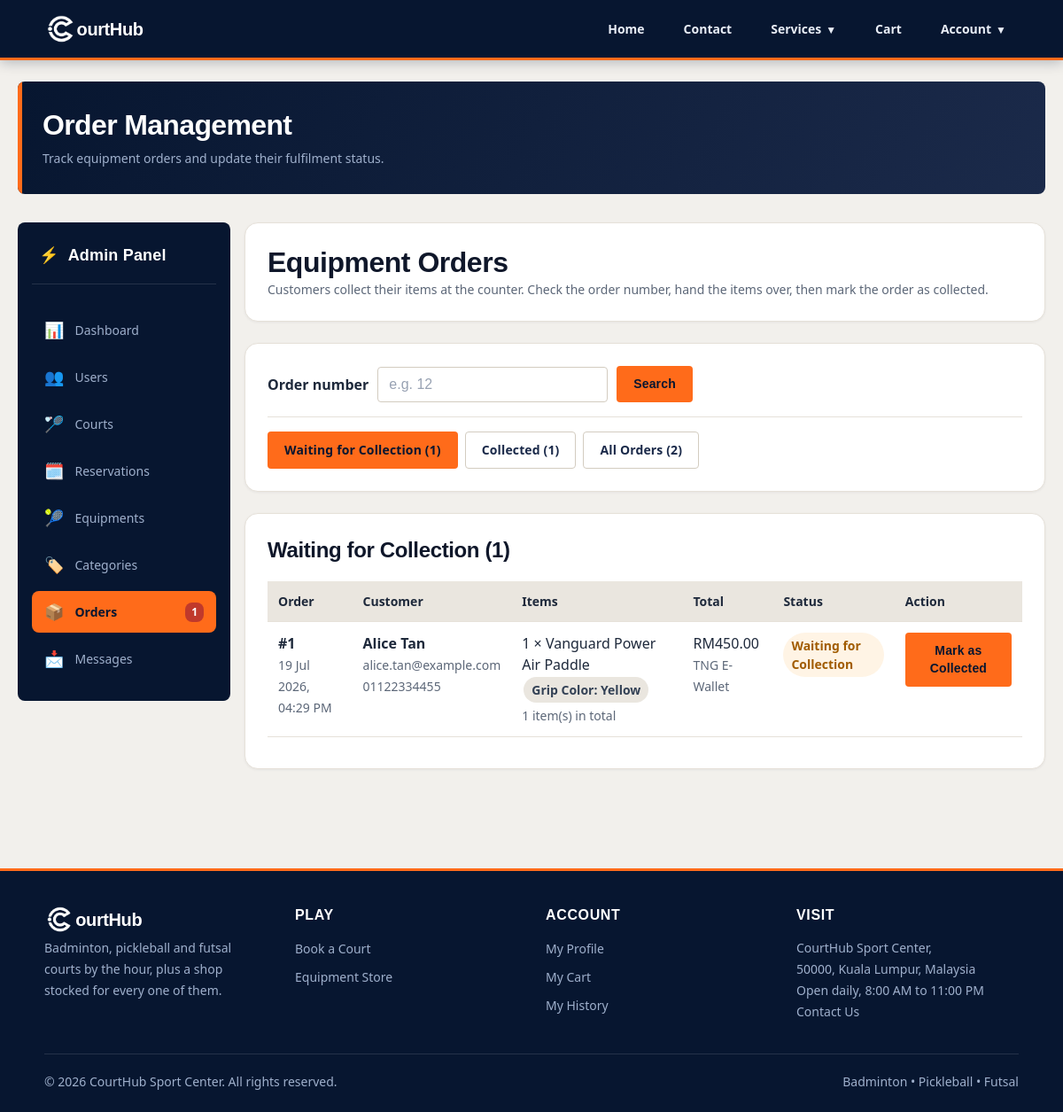
The app's page /admin/orders.php (signed in) with its own data.
### tables this page shows
CREATE TABLE equipment_orders (
    equipment_order_id INT AUTO_INCREMENT PRIMARY KEY,
    user_id             INT NOT NULL,
    total_amount        DECIMAL(8,2) NOT NULL,
    payment_method      ENUM('tng_ewallet', 'credit_debit_card') NOT NULL,
    payment_status      ENUM('paid', 'failed') NOT NULL DEFAULT 'paid',
    order_status        ENUM('pending', 'completed') NOT NULL DEFAULT 'pending',
    transaction_ref     VARCHAR(50),
    created_at          TIMESTAMP DEFAULT CURRENT_TIMESTAMP,
    collected_at        DATETIME NULL,            

    FOREIGN KEY (user_id) REFERENCES users(user_id) ON DELETE CASCADE,

     
     
    INDEX idx_equipment_order_status (order_status)
);

CREATE TABLE users (
    user_id         INT AUTO_INCREMENT PRIMARY KEY,
    full_name       VARCHAR(100) NOT NULL,
    email           VARCHAR(100) NOT NULL UNIQUE,
    password_hash   VARCHAR(255) NOT NULL,
    phone           VARCHAR(20),
    role            ENUM('customer', 'admin') NOT NULL DEFAULT 'customer',
    created_at      TIMESTAMP DEFAULT CURRENT_TIMESTAMP
);

CREATE TABLE equipment_order_items (
    order_item_id       INT AUTO_INCREMENT PRIMARY KEY,
    equipment_order_id   INT NOT NULL,
    equipment_id         INT NULL,
    variant_id           INT NULL,
    quantity             INT NOT NULL,
    price_at_purchase    DECIMAL(8,2) NOT NULL,
    selected_options     JSON,

    FOREIGN KEY (equipment_order_id) REFERENCES equipment_orders(equipment_order_id) ON DELETE CASCADE,
    FOREIGN KEY (equipment_id)       REFERENCES equipment(equipment_id) ON DELETE SET NULL,
    FOREIGN KEY (variant_id)         REFERENCES equipment_variants(variant_id) ON DELETE SET NULL
);

CREATE TABLE equipment (
    equipment_id    INT AUTO_INCREMENT PRIMARY KEY,
    name            VARCHAR(150) NOT NULL,
    sport_type_id   INT NOT NULL,
    category_id     INT,
    category        VARCHAR(50) NOT NULL,      
    brand           VARCHAR(50),
    price           DECIMAL(8,2) NOT NULL,
    description     TEXT,
    image_url       VARCHAR(255),
    status          ENUM('active', 'discontinued') NOT NULL DEFAULT 'active',
    created_at      TIMESTAMP DEFAULT CURRENT_TIMESTAMP,

    FOREIGN KEY (sport_type_id) REFERENCES sport_types(sport_type_id),
    FOREIGN KEY (category_id)   REFERENCES categories(category_id),

     
     
    INDEX idx_equipment_category (category_id),
    INDEX idx_equipment_sport (sport_type_id),
    INDEX idx_equipment_status (status)
);

### config/functions.php (called while the page is built, shortened)
<?php
function h($string) {
    return htmlspecialchars($string ?? '', ENT_QUOTES, 'UTF-8');
}
function appBasePath() {
    static $base_path = null;
    if ($base_path !== null) {
        return $base_path;
    }
    $document_root = realpath($_SERVER['DOCUMENT_ROOT'] ?? '');
    $app_root = realpath(__DIR__ . '/..');
    if ($document_root && $app_root && substr(strtolower($app_root), 0, strlen(strtolower($document_root))) === strtolower($document_root)) {
        $relative = substr($app_root, strlen($document_root));
        $base_path = str_replace('\\', '/', $relative);
        $base_path = $base_path === '/' ? '' : rtrim($base_path, '/');
    } else {
        $base_path = '';
    }
    return $base_path;
}
function app_url($path = '') {
    $path = '/' . ltrim($path, '/');
    return appBasePath() . ($path === '/' ? '' : $path);
}
function money($amount) {
    return 'RM' . number_format((float)$amount, 2);
}
function paymentMethodLabel($method) {
    if ($method === 'tng_ewallet') {
        return 'TNG E-Wallet';
    }
    return $method;
}
    ?>
    <?php
function bindParams($stmt, $types, $params) {
    $refs = [];
    foreach ($params as $key => $value) {
        $refs[$key] = &$params[$key];
    }
    array_unshift($refs, $types);
    call_user_func_array([$stmt, 'bind_param'], $refs);
}

### config/cart_functions.php (called while the page is built, shortened)
<?php
function equipmentOrderStatusLabel($status) {
    $labels = [
        'pending'   => 'Waiting for Collection',
        'completed' => 'Collected',
    ];
    return $labels[$status] ?? $status;
}
function getEquipmentOrdersForAdmin($conn, $status = 'all') {
    $where = "eo.payment_status = 'paid'";
    $types = '';
    $params = [];
    if ($status === 'pending' || $status === 'completed') {
        $where .= " AND eo.order_status = ?";
        $types = 's';
        $params[] = $status;
    }
    return fetchAdminEquipmentOrders($conn, $where, $types, $params);
}
function fetchAdminEquipmentOrders($conn, $where, $types, $params) {
    $orders = [];
    $stmt = $conn->prepare(
        "SELECT eo.equipment_order_id, eo.total_amount, eo.payment_method,
                eo.payment_status, eo.order_status, eo.collected_at,
                eo.transaction_ref, eo.created_at,
                u.full_name, u.email, u.phone,
                oi.order_item_id, oi.equipment_id, oi.quantity,
                oi.price_at_purchase, oi.selected_options,
                e.name AS equipment_name, e.brand, e.category,
                st.name AS sport_name
         FROM equipment_orders eo
         JOIN users u ON eo.user_id = u.user_id
         JOIN equipment_order_items oi ON eo.equipment_order_id = oi.equipment_order_id
         LEFT JOIN equipment e ON oi.equipment_id = e.equipment_id
         LEFT JOIN sport_types st ON e.sport_type_id = st.sport_type_id
         WHERE {$where}
         ORDER BY eo.created_at DESC, eo.equipment_order_id DESC, oi.order_item_id ASC"
    );
    bindParams($stmt, $types, $params);
    $stmt->execute();
    $result = $stmt->get_result();
    while ($row = $result->fetch_assoc()) {
        $order_id = (int)$row['equipment_order_id'];
        if (!isset($orders[$order_id])) {
            $orders[$order_id] = [
                'equipment_order_id' => $order_id,
                'total_amount' => $row['total_amount'],
                'payment_method' => $row['payment_method'],
                'order_status' => $row['order_status'],
                'collected_at' => $row['collected_at'],
                'transaction_ref' => $row['transaction_ref'],
                'created_at' => $row['created_at'],
                'full_name' => $row['full_name'],
                'email' => $row['email'],
                'phone' => $row['phone'],
                'item_count' => 0,
                'items' => [],
            ];
        }
        $row['line_total'] = (float)$row['price_at_purchase'] * (int)$row['quantity'];
        $orders[$order_id]['item_count'] += (int)$row['quantity'];
        $orders[$order_id]['items'][] = $row;
    }
    return $orders;
}
function equipmentOrderStatusCounts($conn) {
    $counts = ['pending' => 0, 'completed' => 0, 'all' => 0];
    $result = $conn->query(
        "SELECT order_status, COUNT(*) AS total
         FROM equipment_orders
         WHERE payment_status = 'paid'
         GROUP BY order_status"
    );
    while ($row = $result->fetch_assoc()) {
        $counts[$row['order_status']] = (int)$row['total'];
        $counts['all'] += (int)$row['total'];
    }
    return $counts;
}
function decodeSelectedOptions($selected_options) {
    $decoded = json_decode($selected_options ?? '', true);
    return is_array($decoded) ? $decoded : [];
}

### admin/orders.php (the view, shortened to what this page needs)
<?php
require_once __DIR__ . '/../config/db_connect.php';
require_once __DIR__ . '/../config/functions.php';
require_once __DIR__ . '/../config/equipment_functions.php';
$status = $_GET['status'] ?? 'pending';
$search = trim($_GET['q'] ?? '');
$searching = ($search !== '');
$search_id = 0;
if ($searching) {
    $orders = $search_id > 0 ? findEquipmentOrderForAdmin($conn, $search_id) : [];
} else {
    $orders = getEquipmentOrdersForAdmin($conn, $status);
}
$counts = equipmentOrderStatusCounts($conn);
$filters = [
    'pending'   => 'Waiting for Collection (' . $counts['pending'] . ')',
    'completed' => 'Collected (' . $counts['completed'] . ')',
    'all'       => 'All Orders (' . $counts['all'] . ')',
];
$view_query = $searching
    ? '?q=' . urlencode($search)
    : '?status=' . $status;
require_once __DIR__ . '/../includes/header.php';
?>
<section class="page-hero">
    <h1>Order Management</h1>
    <p class="muted">Track equipment orders and update their fulfilment status.</p>
</section>
<div class="dashboard-layout">
    <?php include __DIR__ . '/../includes/adminPanel.php'; ?>
    <div class="dashboard-main-content">
        <section class="card">
            <h1>Equipment Orders</h1>
            <p class="muted">
                Customers collect their items at the counter. Check the order number, hand the
                items over, then mark the order as collected.
            </p>
        </section>
        <section class="card">
            <form method="GET" action="<?= h(app_url('/admin/orders.php')) ?>" class="search-bar">
                <label for="q">Order number</label>
                <input type="search" id="q" name="q" value="<?= h($search) ?>"
                    placeholder="e.g. 12" inputmode="numeric" autocomplete="off">
                <button type="submit" class="btn">Search</button>
            </form>
            <div class="row-actions">
                <?php foreach ($filters as $key => $label): ?>
                    <a class="btn <?= (!$searching && $key === $status) ? '' : 'btn-secondary' ?>"
                    href="<?= h(app_url('/admin/orders.php?status=' . $key)) ?>"><?= h($label) ?></a>
                <?php endforeach; ?>
            </div>
        </section>
        <section class="card">
            <h2>
                <?php if ($search_id > 0): ?>
                    Order #<?= (int)$search_id ?>
                <?php elseif ($searching): ?>
                    Search Results
                <?php else: ?>
                    <?= h($filters[$status]) ?>
                <?php endif; ?>
            </h2>
            <?php if (empty($orders)): ?>
                <div class="empty-state">
                    <?php if ($searching): ?>
                        <?= $search_id > 0
                            ? 'No paid order has the number #' . (int)$search_id . '.'
                            : 'Type an order number to search, for example 12.' ?>
                    <?php else: ?>
                        <?= $status === 'pending'
                            ? 'No orders are waiting to be collected.'
                            : 'There are no orders to show here yet.' ?>
                    <?php endif; ?>
                </div>
            <?php else: ?>
                <div class="table-wrap">
                    <table>
                        <thead>
                            <tr>
                                <th>Order</th>
                                <th>Customer</th>
                                <th>Items</th>
                                <th>Total</th>
                                <th>Status</th>
                                <th>Action</th>
                            </tr>
                        </thead>
                        <tbody>
                            <?php foreach ($orders as $order): ?>
                                <tr>
                                    <td>
                                        <strong>#<?= (int)$order['equipment_order_id'] ?></strong><br>
                                        <span class="muted">
                                            <?= h(date('d M Y, h:i A', strtotime($order['created_at']))) ?>
                                        </span>
                                    </td>
                                    <td>
                                        <strong><?= h($order['full_name']) ?></strong><br>
                                        <span class="muted"><?= h($order['email']) ?></span><br>
                                        <span class="muted"><?= h($order['phone'] ?: 'No phone') ?></span>
                                    </td>
                                    <td>
                                        <?php foreach ($order['items'] as $item): ?>
                                            <?php $options = decodeSelectedOptions($item['selected_options']); ?>
                                            <div>
                                                <?= (int)$item['quantity'] ?> &times;
                                                <?= h($item['equipment_name'] ?? 'Item no longer in the shop') ?>
                                                <?php foreach ($options as $name => $value): ?>
                                                    <span class="mini-pill"><?= h($name) ?>: <?= h($value) ?></span>
                                                <?php endforeach; ?>
                                            </div>
                                        <?php endforeach; ?>
                                        <span class="muted"><?= (int)$order['item_count'] ?> item(s) in total</span>
                                    </td>
                                    <td>
                                        <?= money($order['total_amount']) ?><br>
                                        <span class="muted"><?= h(paymentMethodLabel($order['payment_method'])) ?></span>
                                    </td>
                                    <td>
                                        <span class="status <?= h($order['order_status']) ?>">
                                            <?= h(equipmentOrderStatusLabel($order['order_status'])) ?>
                                        </span>
                                    </td>
                                    <td>
                                        <?php if ($order['order_status'] === 'pending'): ?>
                                            <form method="POST" action="<?= h(app_url('/admin/orders.php' . $view_query)) ?>"
                                                class="js-confirm"
                                                data-confirm="Mark order #<?= (int)$order['equipment_order_id'] ?> as collected by <?= h($order['full_name']) ?>?">
                                                <button type="submit" class="btn">Mark as Collected</button>
                                            </form>
                                        <?php else: ?>
                                            <span class="muted">Done</span>
                                        <?php endif; ?>
                                    </td>
                                </tr>
                            <?php endforeach; ?>
                        </tbody>
                    </table>
                </div>
            <?php endif; ?>
        </section>
    </div>
</div>
<?php require_once __DIR__ . '/../includes/footer.php'; ?>

### css/shop.css (style rules this page uses)
.row-actions { display: flex; gap: 8px; flex-wrap: wrap; }

### css/admin.css (style rules this page uses)
.dashboard-layout { display: flex; align-items: flex-start; gap: 16px; }
.dashboard-main-content { flex: 1; min-width: 0; }

### records on screen
equipment_orders: equipment_order_id "1", created_at "19 Jul 2026, 04:29 PM", user.full_name "Alice Tan", user.email "alice.tan@example.com", user.phone "01122334455", equipment_order_items.quantity "1", equipment.name "Vanguard Power Air Paddle", name "Grip Color", equipment_order_items.selected_options "Yellow", item_count "1", total_amount "RM450.00", payment_method "TNG E-Wallet", order_status "Waiting for Collection"

### other values on screen
$order_counts['pending'] "1"
$label "Waiting for Collection (1)"
$label "Collected (1)"
$label "All Orders (2)"
$filters[$status] "Waiting for Collection (1)"
